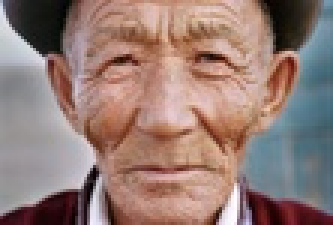
%> input picture IVA/Images and Videos/oldman.jpg, 111 x 75 px, shrunk from 505 x 339 before the run (shown 3 times larger)
$ octave 'Noises and Filtering with Kernel.m'   (GNU Octave 9; MATLAB toolbox functions it lacks are replaced by stand-ins)
%> lines starting %> are read from the running program, lines starting %| are printed output that depends on the picture
% sharpening of image with different kernel sizes
F=double(rgb2gray(imread('oldman.jpg')));
%> F: size 75x111 double; min 1, max 253, mean 130.9
H=F;
I=F;
[rows,cols]=size(F);
%> rows = 75; cols = 111
A=[0,-0.5,0;-0.5,3,-0.5;0,-0.5,0];
B=[0,-1,0;-1,5,-1;0,-1,0];
G1=zeros(3,3);
G2=zeros(3,3);
for i = 2:rows-1
    for j = 2:cols-1

    for k=-1:1
        for l=-1:1
        G1(k+2,l+2)=F(i+k,j+l)*A(k+2,l+2);
        G2(k+2,l+2)=F(i+k,j+l)*B(k+2,l+2);
        end
    end
    H(i,j)=sum(sum(G1));
    I(i,j)=sum(sum(G2));
    end
end
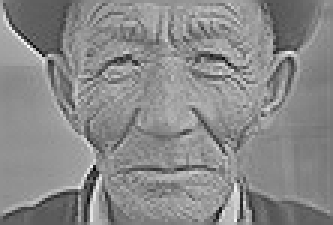
%> I: size 75x111 double (shown 3 times larger); min -217, max 427, mean 130.9; drawn with min black and max white
%> after the loop, G1 = [0 -23 0; -19.5 123 -21; 0 -18.5 0]; G2 = [0 -46 0; -39 205 -42; 0 -37 0]
H = uint8(round(H - 1));
%> H: size 75x111 uint8
I = uint8(round(I - 1));
%> I: size 75x111 uint8
figure();
subplot(2,2,1);
imshow(uint8(F));
title('Input Image for Sharpening Filters');
subplot(2,2,2)
imshow(H);
title('Output Sharpened Image for kernel A=[0,-0.5,0;,-0.5,3,-0.5;0,-0.5,0]');
subplot(2,2,3)
imshow(I);
title('Output Sharpened Image for kernel  B=[0,-1,0;-1,5,-1;0,-1,0]');
%
%

a = rgb2gray(imread(['cat.jpg']));
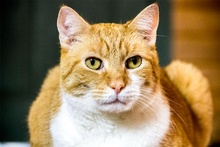
%> input picture IVA/Images and Videos/cat.jpg, 220 x 147 px, shrunk from 1000 x 667 before the run
%> a: size 147x220 uint8; min 0, max 255, mean 129
a=imnoise(a,"salt & pepper");
b = im2double(a);
[m,n] = size(b);
%> m = 147; n = 220
A = 2;
maxf = zeros(m,n);
medf = zeros(m,n);
midf = zeros(m,n);
for i = 2:m-1
    for j = 2:n-1
        maxf(i,j) = max([b(i-1,j-1) b(i-1,j) b(i-1,j+1) b(i,j-1) b(i,j) b(i,j+1) b(i+1,j-1) b(i+1,j) b(i+1,j+1)]);
        medf(i,j) = median([b(i-1,j-1) b(i-1,j) b(i-1,j+1) b(i,j-1) b(i,j) b(i,j+1) b(i+1,j-1) b(i+1,j) b(i+1,j+1)]);
        midf(i,j) = mean([max([b(i-1,j-1) b(i-1,j) b(i-1,j+1) b(i,j-1) b(i,j) b(i,j+1) b(i+1,j-1) b(i+1,j) b(i+1,j+1)]),min([b(i-1,j-1) b(i-1,j) b(i-1,j+1) b(i,j-1) b(i,j) b(i,j+1) b(i+1,j-1) b(i+1,j) b(i+1,j+1)])]);
    end
end
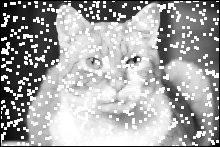
%> maxf: size 147x220 double; min 0, max 1, mean 0.637
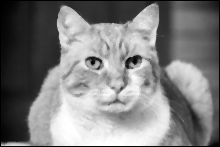
%> medf: size 147x220 double; min 0, max 1, mean 0.499
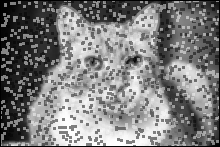
%> midf: size 147x220 double; min 0, max 1, mean 0.493
figure;
subplot(2,2,1)
imshow(a);title('original image');
subplot(2,2,2)
imshow(maxf);title('Max Filtering');
subplot(2,2,3)
imshow(medf);title('Median Filtering');
subplot(2,2,4)
imshow(midf);title('Mid Point Filtering');


a = rgb2gray(imread('cat.jpg'));
b = im2double(a);
[m,n] = size(b);
A = 2;
c = zeros(m,n);
f = zeros(m,n);
for i = 2:m-1
    for j = 2:n-1
        c(i,j) = (1/9)*(b(i-1,j-1) + b(i-1,j) + b(i-1,j+1) + ...
            b(i,j-1) + b(i,j) + b(i,j+1) + b(i+1,j-1) + ...
            b(i+1,j) + b(i+1,j+1));
        d(i,j) = (1/16)*(b(i-1,j-1) + b(i-1,j) + b(i-1,j+1) + ...
            b(i,j-1) + b(i,j) + b(i,j+1) + b(i+1,j-1) + ...
            b(i+1,j) + b(i+1,j+1));
    end
end
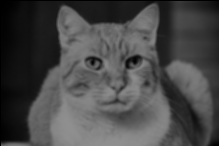
%> d: size 146x219 double; min 0, max 0.562, mean 0.283

figure;
subplot(2,2,1)
imshow(b);title('original image');
subplot(2,2,2)
imshow(c);title('low pass filtered image (smoothed)');
subplot(2,2,3)
imshow(d);title('low pass filtered image (smoothed) - 1/16');


im = rgb2gray(imread("cat.jpg"));
h = fspecial('average',[10 10]);
newim = imfilter(im,h);
figure;
imshowpair(im,newim,'montage');title('Images before and after mean filtering')
Median Filtering
%> (this line was passed over: Median is not available in this run)


im2 = imread('cat.jpg');
%> im2 is the input picture: size 147x220x3 uint8; mean R, G, B 148.9, 126.2, 90.9
imrgb = rgb2gray(im2);
imrgb=imnoise(imrgb,'salt & pepper')
newimrgb = medfilt2(imrgb,[9 9]);
figure;
subplot(1,2,1);imshow(imrgb);
title('Normal Image');
subplot(1,2,2);imshow(newimrgb);
title('Median Filter with 9x9');


im2= rgb2gray(imread('oldman.jpg'))
figure;
subplot(2,2,1);
imshow(im2);
title('Image');
subplot(2,2,2);
imshow(imsharpen(im2));
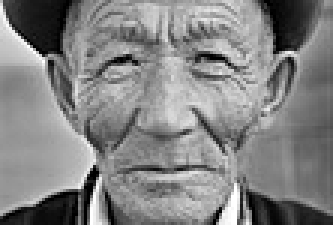
%> displayed picture: size 75x111, on the screen's scale of 0 to 255 (shown 3 times larger); min 0, max 255, mean 131; mean of the top-left, top-right, bottom-left and bottom-right quarters 128.4, 138.2, 129, 128.3
title('Sharpened Image');
